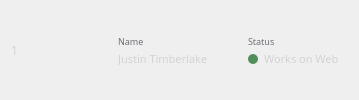
                     <widget class="QFrame" name="frame_53">
                      <property name="minimumSize">
                       <size>
                        <width>0</width>
                        <height>60</height>
                       </size>
                      </property>
                      <property name="frameShape">
                       <enum>QFrame::NoFrame</enum>
                      </property>
                      <property name="frameShadow">
                       <enum>QFrame::Raised</enum>
                      </property>
                      <layout class="QHBoxLayout" name="horizontalLayout_27">
                       <property name="spacing">
                        <number>20</number>
                       </property>
                       <property name="topMargin">
                        <number>0</number>
                       </property>
                       <property name="bottomMargin">
                        <number>0</number>
                       </property>
                       <item>
                        <widget class="QLabel" name="label_25">
                         <property name="maximumSize">
                          <size>
                           <width>30</width>
                           <height>20</height>
                          </size>
                         </property>
                         <property name="font">
                          <font>
                           <family>Poppins</family>
                          </font>
                         </property>
                         <property name="styleSheet">
                          <string notr="true">color: #d1d3d2;</string>
                         </property>
                         <property name="text">
                          <string>1</string>
                         </property>
                         <property name="alignment">
                          <set>Qt::AlignCenter</set>
                         </property>
                        </widget>
                       </item>
                       <item>
                        <widget class="QFrame" name="frame_70">
                         <property name="maximumSize">
                          <size>
                           <width>2</width>
                           <height>30</height>
                          </size>
                         </property>
                         <property name="styleSheet">
                          <string notr="true">background-color: #1f1f2b;
border-radius: 0px;</string>
                         </property>
                         <property name="frameShape">
                          <enum>QFrame::NoFrame</enum>
                         </property>
                         <property name="frameShadow">
                          <enum>QFrame::Raised</enum>
                         </property>
                        </widget>
                       </item>
                       <item>
                        <widget class="AvatarLabel" name="label_26">
                         <property name="minimumSize">
                          <size>
                           <width>40</width>
                           <height>40</height>
                          </size>
                         </property>
                         <property name="maximumSize">
                          <size>
                           <width>40</width>
                           <height>40</height>
                          </size>
                         </property>
                         <property name="text">
                          <string/>
                         </property>
                        </widget>
                       </item>
                       <item>
                        <widget class="QFrame" name="frame_63">
                         <property name="maximumSize">
                          <size>
                           <width>16777215</width>
                           <height>35</height>
                          </size>
                         </property>
                         <property name="frameShape">
                          <enum>QFrame::NoFrame</enum>
                         </property>
                         <property name="frameShadow">
                          <enum>QFrame::Raised</enum>
                         </property>
                         <layout class="QVBoxLayout" name="verticalLayout_16">
                          <property name="spacing">
                           <number>0</number>
                          </property>
                          <property name="leftMargin">
                           <number>0</number>
                          </property>
                          <property name="topMargin">
                           <number>0</number>
                          </property>
                          <property name="rightMargin">
                           <number>0</number>
                          </property>
                          <property name="bottomMargin">
                           <number>0</number>
                          </property>
                          <item>
                           <widget class="QLabel" name="label_30">
                            <property name="font">
                             <font>
                              <family>Poppins</family>
                              <pointsize>7</pointsize>
                             </font>
                            </property>
                            <property name="styleSheet">
                             <string notr="true">color: #6e6f74;</string>
                            </property>
                            <property name="text">
                             <string>Name</string>
                            </property>
                           </widget>
                          </item>
                          <item>
                           <widget class="QLabel" name="label_31">
                            <property name="font">
                             <font>
                              <family>Poppins</family>
                              <pointsize>8</pointsize>
                             </font>
                            </property>
                            <property name="styleSheet">
                             <string notr="true">border: none;
color: #d1d3d2;</string>
                            </property>
                            <property name="text">
                             <string>Justin Timberlake</string>
                            </property>
                           </widget>
                          </item>
                         </layout>
                        </widget>
                       </item>
                       <item>
                        <widget class="QFrame" name="frame_86">
                         <property name="maximumSize">
                          <size>
                           <width>2</width>
                           <height>30</height>
                          </size>
                         </property>
                         <property name="styleSheet">
                          <string notr="true">background-color: #1f1f2b;
border-radius: 0px;</string>
                         </property>
                         <property name="frameShape">
                          <enum>QFrame::NoFrame</enum>
                         </property>
                         <property name="frameShadow">
                          <enum>QFrame::Raised</enum>
                         </property>
                        </widget>
                       </item>
                       <item>
                        <widget class="QFrame" name="frame_64">
                         <property name="minimumSize">
                          <size>
                           <width>100</width>
                           <height>0</height>
                          </size>
                         </property>
                         <property name="maximumSize">
                          <size>
                           <width>16777215</width>
                           <height>30</height>
                          </size>
                         </property>
                         <property name="frameShape">
                          <enum>QFrame::NoFrame</enum>
                         </property>
                         <property name="frameShadow">
                          <enum>QFrame::Raised</enum>
                         </property>
                         <layout class="QVBoxLayout" name="verticalLayout_22">
                          <property name="leftMargin">
                           <number>0</number>
                          </property>
                          <property name="topMargin">
                           <number>0</number>
                          </property>
                          <property name="rightMargin">
                           <number>0</number>
                          </property>
                          <property name="bottomMargin">
                           <number>0</number>
                          </property>
                          <item>
                           <widget class="QLabel" name="label_56">
                            <property name="font">
                             <font>
                              <family>Poppins</family>
                              <pointsize>7</pointsize>
                             </font>
                            </property>
                            <property name="styleSheet">
                             <string notr="true">color: #6e6f74;</string>
                            </property>
                            <property name="text">
                             <string>Status</string>
                            </property>
                           </widget>
                          </item>
                          <item>
                           <widget class="QFrame" name="frame_65">
                            <property name="frameShape">
                             <enum>QFrame::NoFrame</enum>
                            </property>
                            <property name="frameShadow">
                             <enum>QFrame::Raised</enum>
                            </property>
                            <layout class="QHBoxLayout" name="horizontalLayout_37">
                             <property name="spacing">
                              <number>6</number>
                             </property>
                             <property name="leftMargin">
                              <number>0</number>
                             </property>
                             <property name="topMargin">
                              <number>0</number>
                             </property>
                             <property name="rightMargin">
                              <number>0</number>
                             </property>
                             <property name="bottomMargin">
                              <number>0</number>
                             </property>
                             <item>
                              <widget class="QLabel" name="label_57">
                               <property name="minimumSize">
                                <size>
                                 <width>10</width>
                                 <height>10</height>
                                </size>
                               </property>
                               <property name="maximumSize">
                                <size>
                                 <width>10</width>
                                 <height>10</height>
                                </size>
                               </property>
                               <property name="styleSheet">
                                <string notr="true">border: none;
border-radius: 5px;
background-color: #528e5b;</string>
                               </property>
                               <property name="text">
                                <string/>
                               </property>
                              </widget>
                             </item>
                             <item>
                              <widget class="QLabel" name="label_58">
                               <property name="font">
                                <font>
                                 <family>Poppins</family>
                                 <pointsize>8</pointsize>
                                </font>
                               </property>
                               <property name="styleSheet">
                                <string notr="true">border: none;
color: #d1d3d2;</string>
                               </property>
                               <property name="text">
                                <string>Works on Web</string>
                               </property>
                              </widget>
                             </item>
                            </layout>
                           </widget>
                          </item>
                         </layout>
                        </widget>
                       </item>
                      </layout>
                     </widget>
